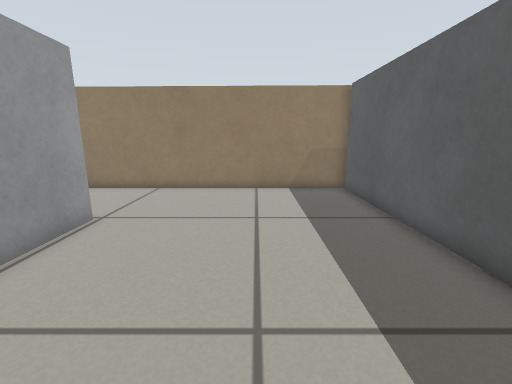
view 1 (above)

12 first-person views from a walk through a Gazebo world. The camera is 0.51 m above the floor, tilts 12° down and sees 90° across. The floor is counted in squares, 0.2 m on a side. Each view is taken from the middle of a square. On the plan, view 1 faces up. The plan holds only what a view shows up to about 18 squares ahead; the rest is blank.

view 2
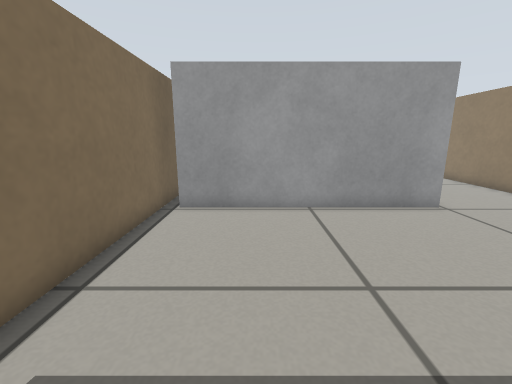

view 3
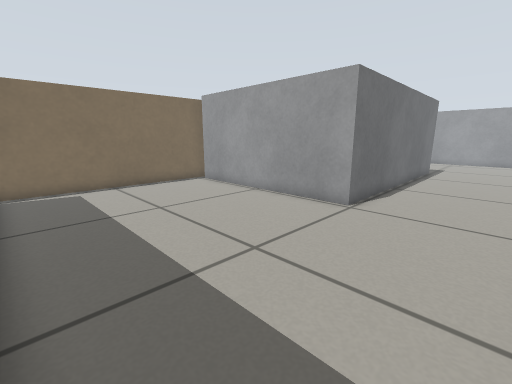

view 4
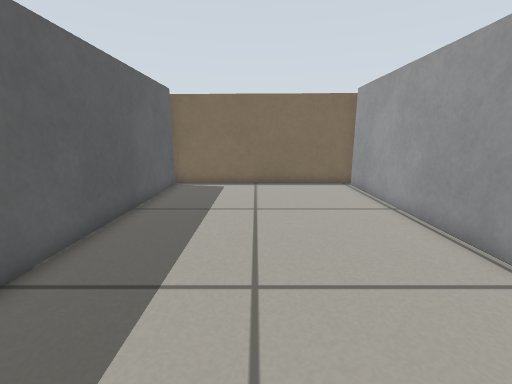

view 5
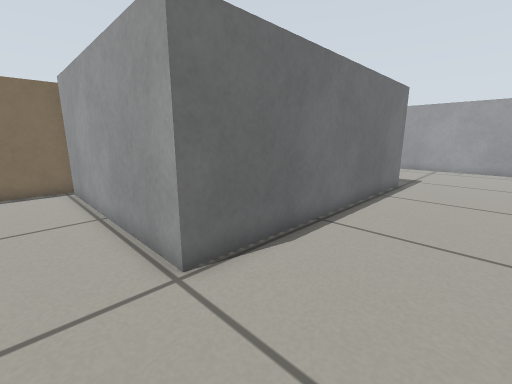

view 6
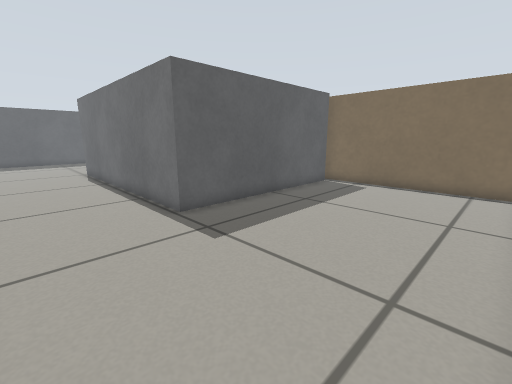

view 7
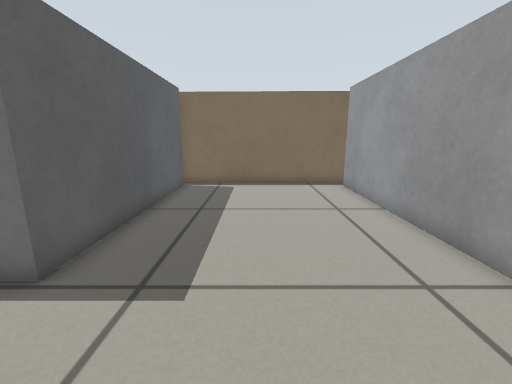

view 8
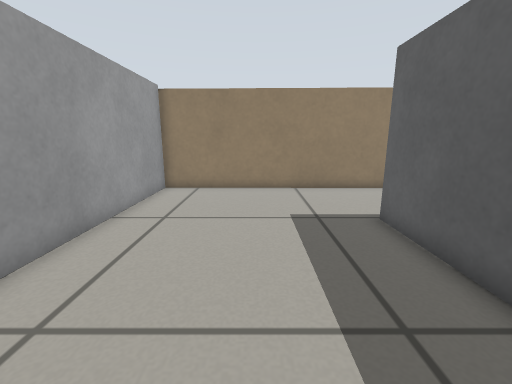

view 9
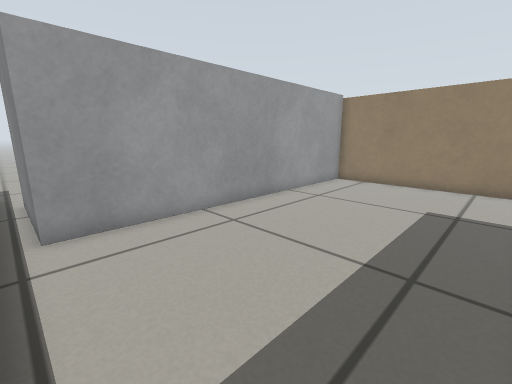

view 10
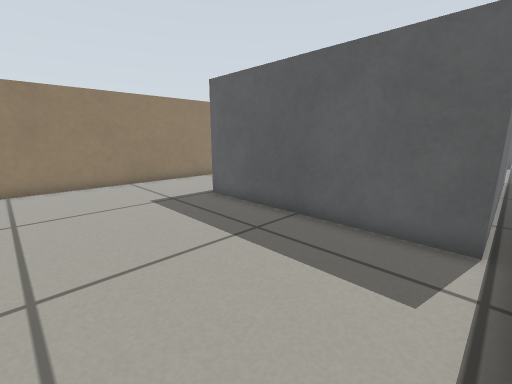

view 11
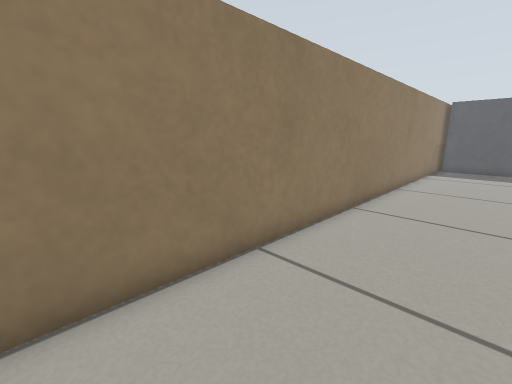

view 12
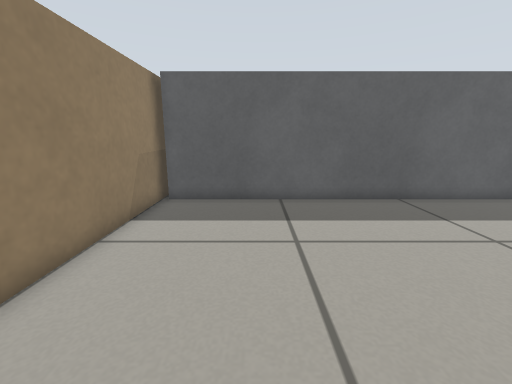

### Floor plan
Key: @ floor where view 1 was taken; # wall or solid block; . floor; B grey box.
Columns run from 32 left of view 1 to 6 right of it. Each row starts with its distance up from view 1.
 13      ##################################
 12      B...............................B
 11      B...............................B
 10      B...............................B
  9      B...............................B
  8      B........BBBBBBBBBBBBB..........B
  7      B........B            B.........B
  6      B........B            B.........B
  5      B........B            B.........B
  4      B........B            B.........B
  3      B........B            B.........B
  2      B........B            B.........B
  1      B........B            B.........B
  0      B........B            B....@....B
 -1 BBBBBB........B            B.........B
 -2 ..............BBBBBBBBBB  B..........B
 -3      ##########          #############

Where each view was taken, in squares from view 1:
view 1: 0 up, 0 right, facing up
view 2: 1 up, 4 right, facing left
view 3: 12 up, 4 right, facing down-left
view 4: 12 up, 0 right, facing down
view 5: 12 up, 3 left, facing down-left
view 6: 12 up, 26 left, facing down-right
view 7: 12 up, 22 left, facing down
view 8: 0 up, 22 left, facing up
view 9: 2 down, 19 left, facing up-left
view 10: 2 down, 25 left, facing up-right
view 11: 9 up, 19 left, facing up-right
view 12: 9 up, 6 left, facing right
